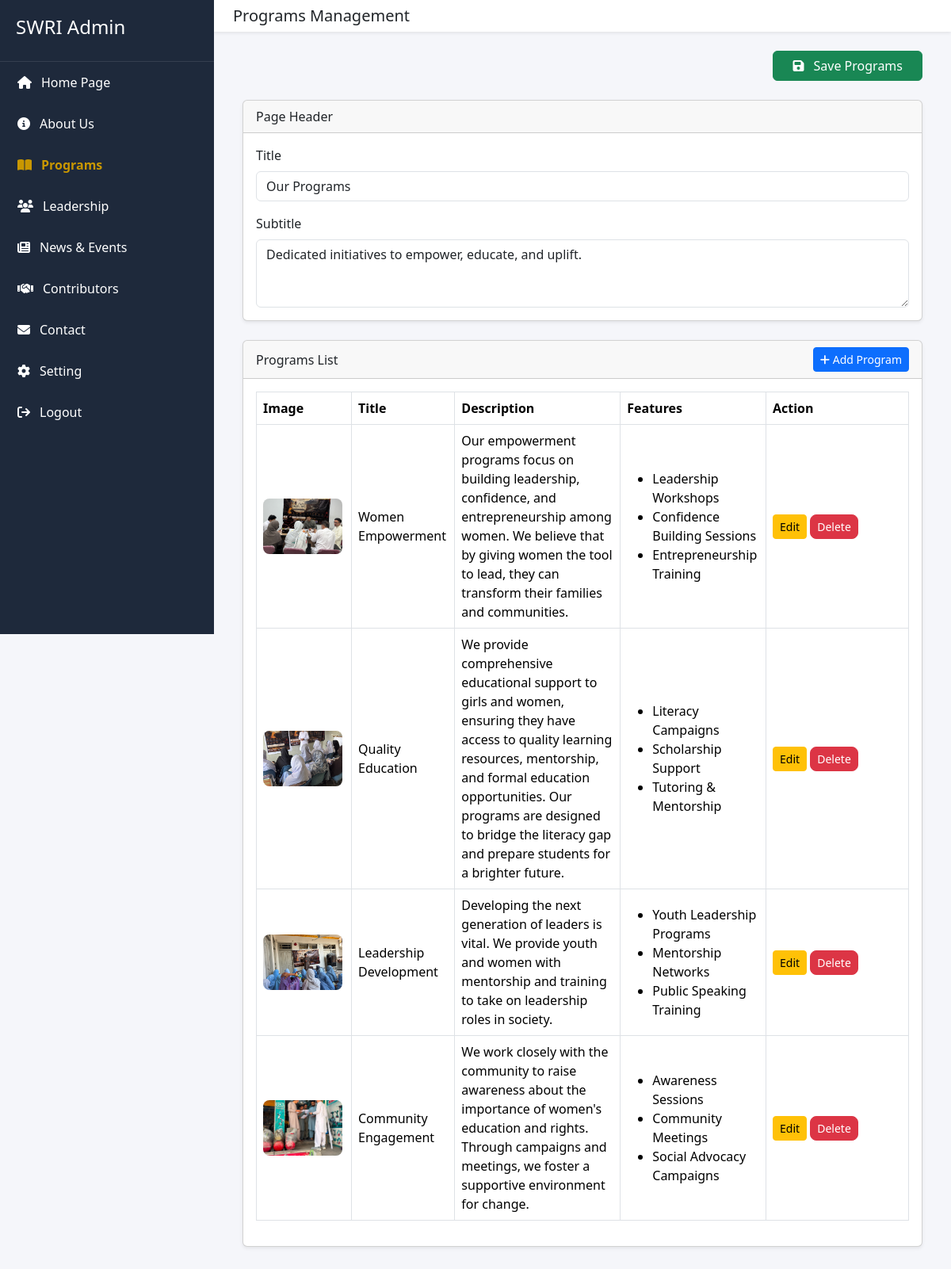
The page /admin/programs.php (signed in) on the database its author committed.
### tables this page shows
CREATE TABLE `programs_page` (
  `id` int(11) NOT NULL,
  `title` varchar(255) NOT NULL,
  `subtitle` text DEFAULT NULL,
  `created_at` timestamp NOT NULL DEFAULT current_timestamp(),
  `updated_at` timestamp NOT NULL DEFAULT current_timestamp() ON UPDATE current_timestamp()
);

CREATE TABLE `programs` (
  `id` int(11) NOT NULL,
  `image` varchar(255) DEFAULT NULL,
  `title` varchar(255) NOT NULL,
  `description` text NOT NULL,
  `feature_1` varchar(255) DEFAULT NULL,
  `feature_2` varchar(255) DEFAULT NULL,
  `feature_3` varchar(255) DEFAULT NULL,
  `created_at` timestamp NOT NULL DEFAULT current_timestamp(),
  `updated_at` timestamp NOT NULL DEFAULT current_timestamp() ON UPDATE current_timestamp()
);

### include/core.php (called while the page is built, shortened)
<?php
class core
{
    private $db;
    public function __construct($conn)
    {
        $this->db = $conn;
    }
public function programsPage()
{
    try{
        $sql="
            SELECT *
            FROM programs_page
            LIMIT 1
        ";
        $statement=$this->db->prepare($sql);
        $statement->execute();
        return $statement->fetch(PDO::FETCH_ASSOC);
    }catch(\Throwable $th){
        throw $th;
    }
}
public function programs()
{
    try{
        $sql="
            SELECT *
            FROM programs
            ORDER BY id DESC
        ";
        $statement=$this->db->prepare($sql);
        $statement->execute();
        return $statement->fetchAll(PDO::FETCH_ASSOC);
    }catch(\Throwable $th){
        throw $th;
    }
}
}
?>

### admin/programs.php (the view, shortened to what this page needs)
<?php
require 'header.php';
$admin = new core($conn);
$getProgramsPage = $admin->programsPage();
$getPrograms = $admin->programs();
?>
            <nav class="navbar bg-white shadow-sm px-3">
                <h5 class="ms-2 mb-0">
                    Programs Management
                </h5>
            </nav>
            <div class="p-4">
            <div class="container-fluid">
            <div class="d-flex mb-4">
            <button
                class="btn btn-success ms-auto px-4"
                id="saveProgramsPage">
                <i class="fas fa-save me-2"></i>
                Save Programs
            </button>
            </div>
            <div class="card shadow-sm mb-4">
            <div class="card-header">
            Page Header
            </div>
            <div class="card-body">
            <label class="form-label">
            Title
            </label>
            <input
                class="form-control mb-3"
                id="program_page_title"
                value="<?php echo htmlspecialchars($getProgramsPage['title']); ?>">
            <label class="form-label">
            Subtitle
            </label>
            <textarea class="form-control" rows="3" id="program_page_subtitle"><?php echo htmlspecialchars($getProgramsPage['subtitle']); ?></textarea>
            </div>
            </div>
<div class="card shadow-sm mb-4">
    <div class="card-header d-flex justify-content-between align-items-center">
        <span>Programs List</span>
        <button class="btn btn-primary btn-sm" id="addProgram">
            <i class="fas fa-plus"></i>
            Add Program
        </button>
    </div>
    <div class="card-body">
        <table class="table table-bordered align-middle">
            <thead>
                <tr>
                    <th width="120">Image</th>
                    <th>Title</th>
                    <th>Description</th>
                    <th>Features</th>
                    <th width="180">Action</th>
                </tr>
            </thead>
            <tbody id="programTable">
            <?php foreach($getPrograms as $program): ?>
                <tr data-id="<?php echo $program['id']; ?>">
                    <td>
                        <img
                        src="../assets/img/<?php echo htmlspecialchars($program['image']); ?>"
                        width="100"
                        height="70"
                        style="object-fit:cover;border-radius:8px;">
                    </td>
                    <td>
                        <?php echo htmlspecialchars($program['title']); ?>
                    </td>
                    <td>
                        <?php echo htmlspecialchars($program['description']); ?>
                    </td>
                    <td>
                        <ul class="mb-0">
                            <li>
                            <?php echo htmlspecialchars($program['feature_1']); ?>
                            </li>
                            <li>
                            <?php echo htmlspecialchars($program['feature_2']); ?>
                            </li>
                            <li>
                            <?php echo htmlspecialchars($program['feature_3']); ?>
                            </li>
                        </ul>
                    </td>
                    <td>
                        <button class="btn btn-warning btn-sm editProgram">
                            Edit
                        </button>
                        <button class="btn btn-danger btn-sm deleteProgram">
                            Delete
                        </button>
                    </td>
                </tr>
            <?php endforeach; ?>
            </tbody>
        </table>
    </div>
</div>
            </div>
            </div>
            </div>
</div>
</body>
</html>

### admin/assets/css/style.css (style rules this page uses)
body { margin:0; background:#f5f6fa; overflow-x:hidden; }

### admin/programs.php (style rules this page uses)
.deleteProgram { border-radius:8px; }

### rows shown on the page
programs_page: title "Our Programs", subtitle "Dedicated initiatives to empower, educate, and uplift."
programs: image (picture), title "Women Empowerment", description "Our empowerment programs focus on building leadership, confidence, and entrepreneurship among women. We believe that by giving women the tool to lead, they can transform their families and communities.", feature_1 "Leadership Workshops", feature_2 "Confidence Building Sessions", feature_3 "Entrepreneurship Training"
programs: image (picture), title "Quality Education", description "We provide comprehensive educational support to girls and women, ensuring they have access to quality learning resources, mentorship, and formal education opportunities. Our programs are designed to bridge the literacy gap and prepare students for a brighter future.", feature_1 "Literacy Campaigns", feature_2 "Scholarship Support", feature_3 "Tutoring & Mentorship"
programs: image (picture), title "Leadership Development", description "Developing the next generation of leaders is vital. We provide youth and women with mentorship and training to take on leadership roles in society.", feature_1 "Youth Leadership Programs", feature_2 "Mentorship Networks", feature_3 "Public Speaking Training"
programs: image (picture), title "Community Engagement", description "We work closely with the community to raise awareness about the importance of women's education and rights. Through campaigns and meetings, we foster a supportive environment for change.", feature_1 "Awareness Sessions", feature_2 "Community Meetings", feature_3 "Social Advocacy Campaigns"
